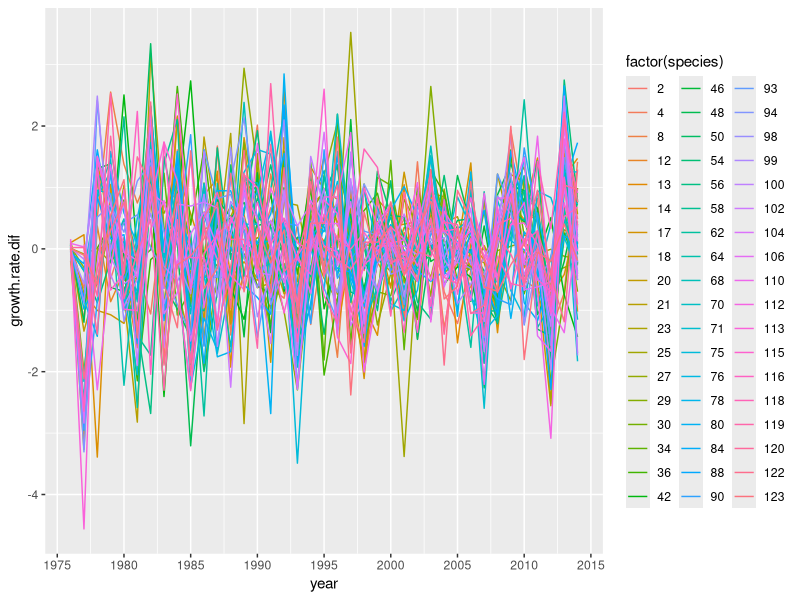
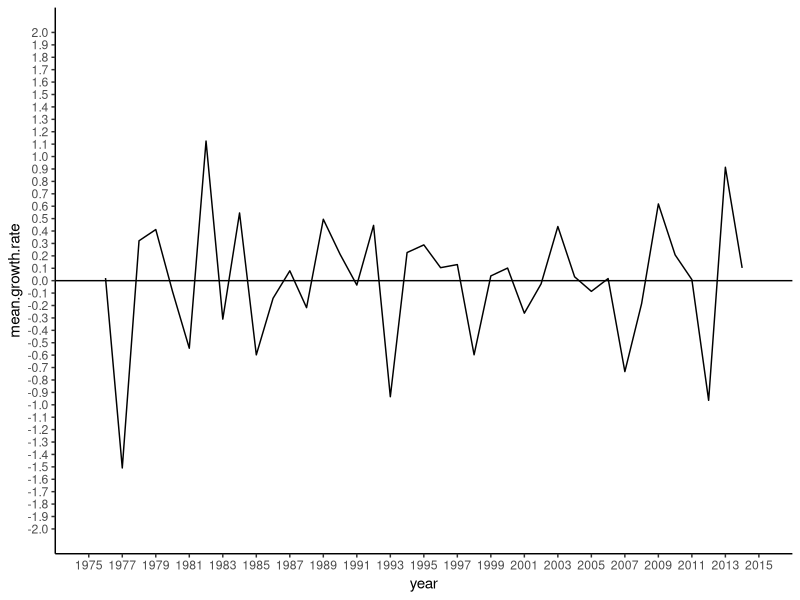
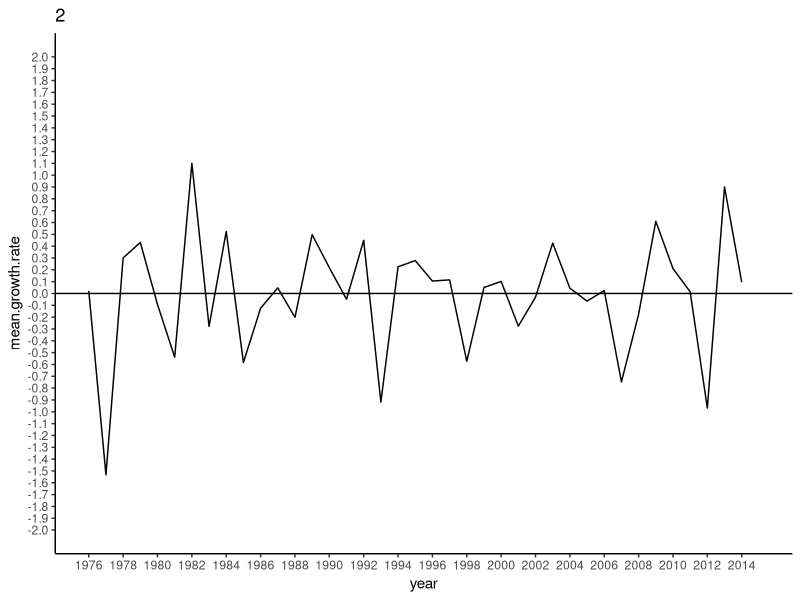
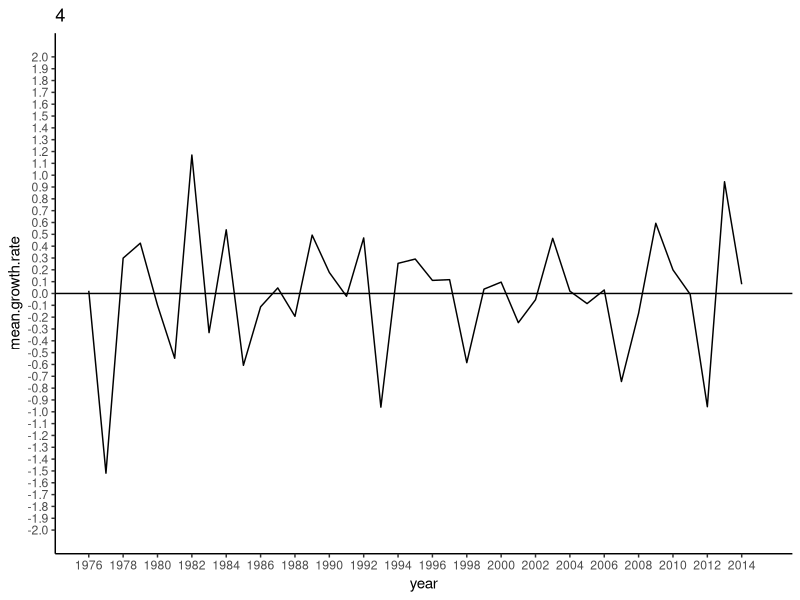
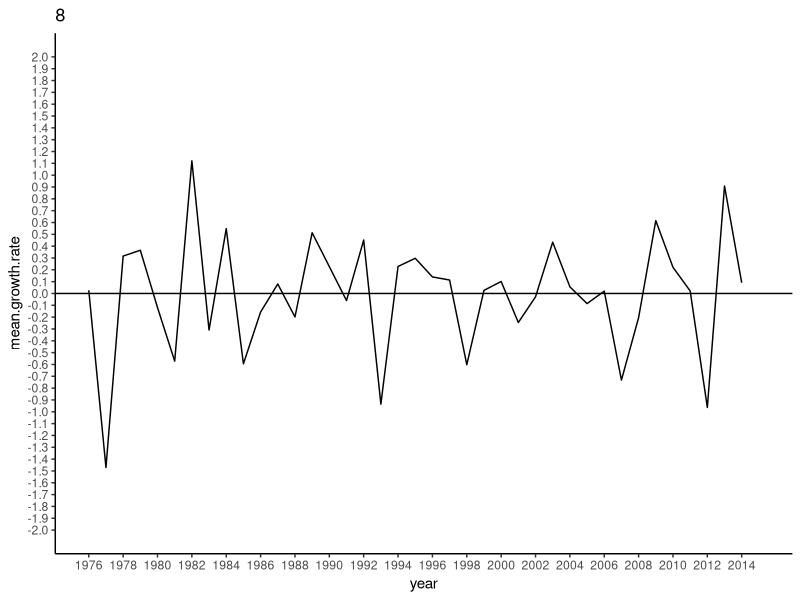
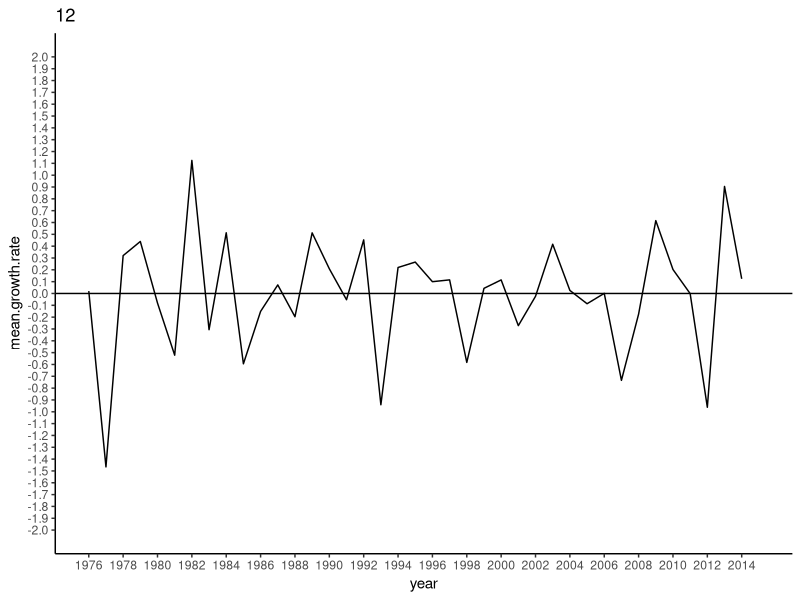
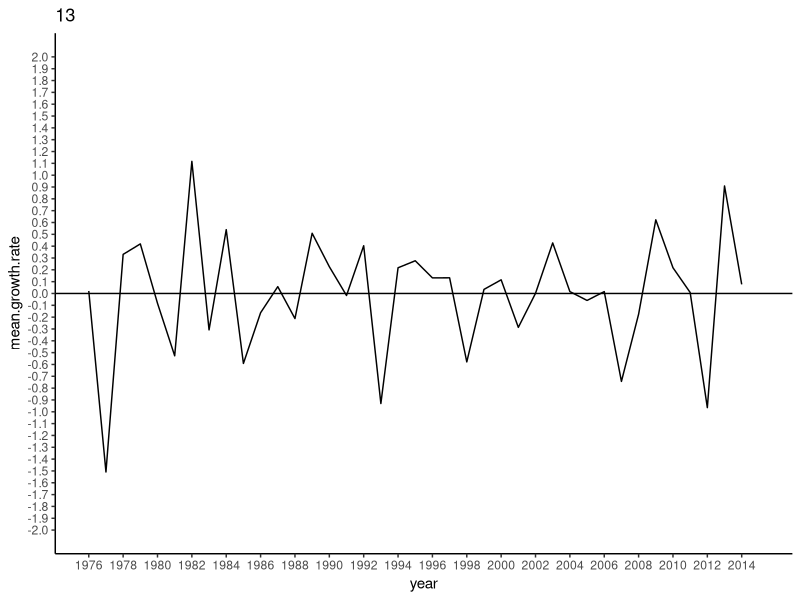
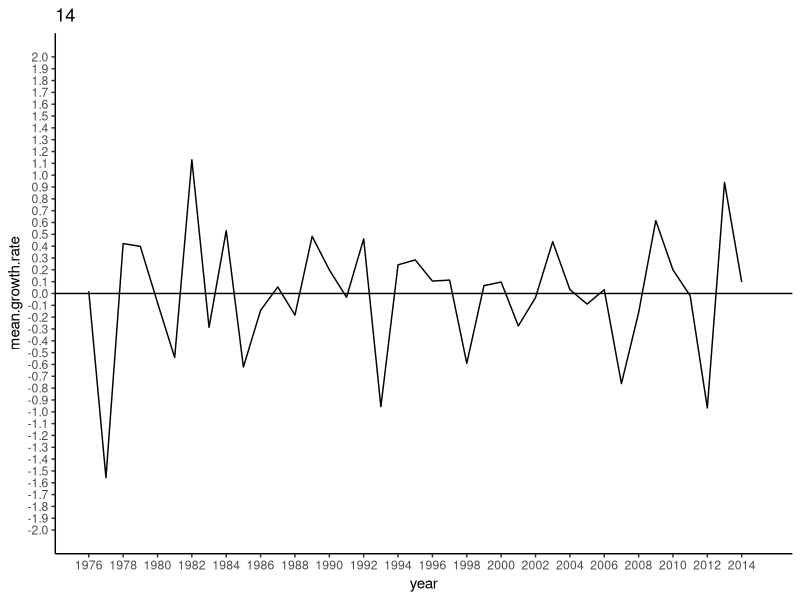

These charts were generated, in order, by the following R code:

# ============================= Packages required =============================


library(tidyverse)


# ============================ Load in data ===================================


# growth.rates.csv is a data file containing interannual changes in species 
# abundance.


growth.rate <- read.csv("Data/growth.rates.csv", header = T)

# ../ = go back a folder
# / go forward a folder


# ============================ Format data ====================================


# Remove rows that are not needed (tr0obs, col.ind.prev.year)

growth.rate <- select(growth.rate, species, year, growth.rate.dif)


# Set NA values to 0
  # NA values are for the 1st year of data therefore no differential.

growth.rate[is.na(growth.rate)] <- 0


# Scaling data around mean of 0 and sd of 1

# Create empty dataframe to put scaled data into

scaled <- NULL


# Create list of species names

species.list <- unique(growth.rate$species)


# Open for loop
# Loop creates new df each time of scaled values. 
# Binds scaled values onto scaled dataset

for (i in species.list){
  
  # subset gets growth.rate data for one species (species i)
  
  subset <- filter(growth.rate, species == i)
  
  
  # Scale growth.rate.dif for species i
  
  subset$growth.rate.dif <- scale(subset$growth.rate.dif, center = T, scale = T)
  
  
  # Bind subset onto scaled dataset
  
  scaled = rbind(scaled, subset)
  
} # Close loop


# for some reason r is creating a dataframe within the dataframe
# to remove this use
# solution found at https://stackoverflow.com/questions/30896605/dataframe-within-dataframe

scaled <- do.call(data.frame, scaled)




# ========== Plot all species interannual changes in abundance ================


growth.rate.plot <-ggplot(
  scaled, aes(
    x = year,
    y = growth.rate.dif,
    colour = factor(species))) + 
  geom_line() + 
  scale_x_continuous(breaks = seq(1975, 2015, 5))

growth.rate.plot


# ======== Plot mean of all species interannual changes in abundance ==========

# create table of mean growth rate differenctials grouped by year

growth.rate.mean <- scaled %>% 
  group_by(year) %>%
  summarise(mean.growth.rate = mean(growth.rate.dif, na.rm = TRUE))

growth.rate.mean <- as.data.frame(growth.rate.mean)


# Plot mean growth rate differentials

mean.growth.rate.plot <- ggplot(
  growth.rate.mean, aes(
    x = year,
    y = mean.growth.rate)) + 
  geom_hline(yintercept = 0) +
  coord_cartesian(xlim = c(1975, 2015), ylim = c(-2, 2)) +
  scale_x_continuous(breaks = seq(1975, 2015, by = 2)) +
  scale_y_continuous(breaks=seq(-2, 2, 0.1)) +
  geom_line() +
  theme_classic() 
  

mean.growth.rate.plot



# === Plot mean of all species interannual changes in abundance - 1 species ===


# Create list of species from growth.rate data

species.list <- unique(scaled$species)


# Write for loop
  # loop creates a subset of data removing one species each time (species i)
  # Plots yearly mean growth rates minus species i each time
  # Creates n plots where n is number of species in list

for(i in species.list){  # Open loop
  
  
  # a gets a subset of growth.rate data minus species i.
  
    removed_species <- subset(scaled, species != i) 
  
    
  # Growth.rate.mean gets removed_species 
    # removed_species is grouped by year
    # yearly mean growthrates of all species are calulated
    
  growth.rate.mean <- removed_species %>% 
    group_by(year) %>%
    summarise(mean.growth.rate = mean(growth.rate.dif, na.rm = TRUE))
  
  
  # Create plot of mean yearly growth rates across all species using subset of data

  
  mean.growth.rate.plot <- ggplot(
    growth.rate.mean, aes(
      x = year,
      y = mean.growth.rate)) + 
    geom_hline(yintercept = 0) +
    coord_cartesian(xlim = c(1976, 2015), ylim = c(-2, 2)) +
    scale_x_continuous(breaks = seq(1976, 2015, by = 2)) +
    scale_y_continuous(breaks=seq(-2, 2, 0.1)) +
    geom_line() +
    theme_classic() +
    ggtitle(i)
  
  

  # Plot graph
  
  plot(mean.growth.rate.plot)
  
} # Close loop
